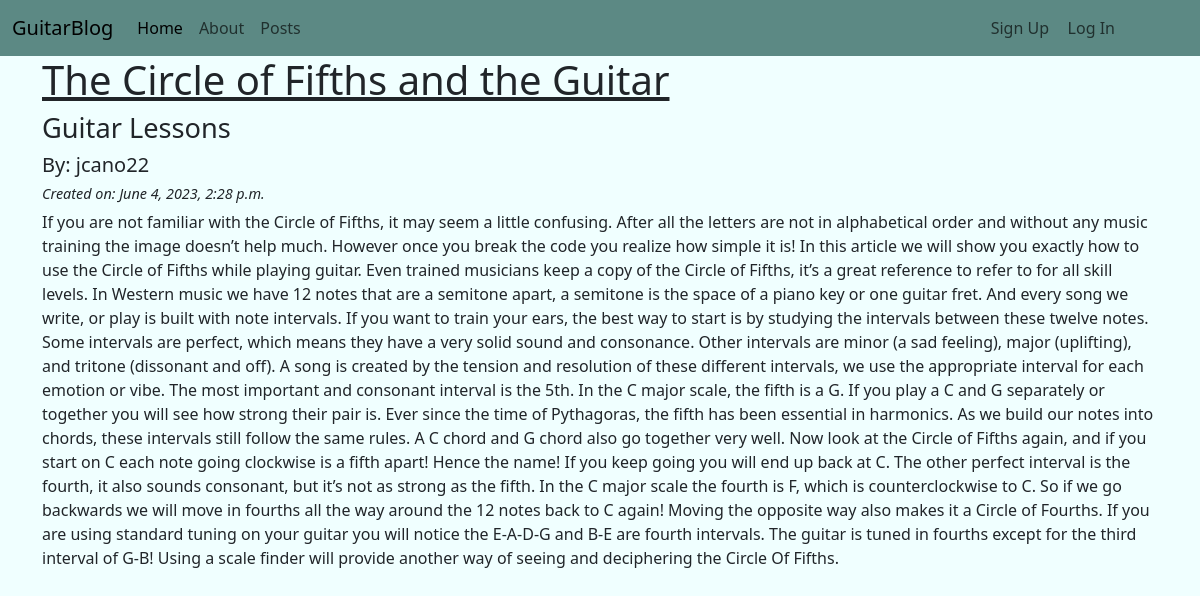
Screenshot of /posts/6/ with the database file from the repository.
### posts/models.py (models this page shows, shortened)
class Post(models.Model):
    title = models.CharField(max_length=128)
    subtitle = models.CharField(max_length=256)
    body = models.TextField()
    author = models.ForeignKey(
        get_user_model(),
        on_delete=models.CASCADE
    )
    created_on = models.DateTimeField(auto_now_add=True)
    status = models.ForeignKey(
        Status,
        on_delete=models.CASCADE,
        blank=True, null=True
    )

### posts/views.py (the view)
# urls.py: path("<int:pk>/", views.PostDetailView.as_view(), name="detail"),
class PostDetailView(DetailView):
    template_name = "posts/detail.html"
    model = Post

### templates/posts/detail.html (shortened to what this page needs)
{% extends 'base.html' %}
{% block content %}
<div class="container detailCont">
    <h1>{{ post.title }}</h1>
    <h2>{{ post.subtitle }}</h2>
    <h5>By: {{ post.author }}</h5>
    <h6>Created on: {{ post.created_on }}</h6>
    <p>{{ post.body }}</p>
</div>
{% endblock content %}

### static/css/baseStyle.css (style rules this page uses)
* { padding: 0; margin: 0; }
body { background-color: azure; }
.detailCont h1 { text-decoration: underline; }
.detailCont h2 { font-size: 1.7rem; }
.detailCont h6 { font-style: italic; font-size: .9rem; }

### rows the page displays
Post: title "The Circle of Fifths and the Guitar", subtitle "Guitar Lessons", author "jcano22", created_on "June 4, 2023, 2:28 p.m.", body "If you are not familiar with the Circle of Fifths, it may seem a little confusing. After all the letters are not in alphabetical order and without any music training the image doesn’t help much. However once you break the code you realize how simple it is! In this article we will show you exactly how to use the Circle of Fifths while playing guitar. Even trained musicians keep a copy of the Circle of Fifths, it’s a great reference to refer to for all skill levels. In Western music we have 12 notes that are a semitone apart, a semitone is the space of a piano key or one guitar fret. And every song we write, or play is built with note intervals. If you want to train your ears, the best way to…"
